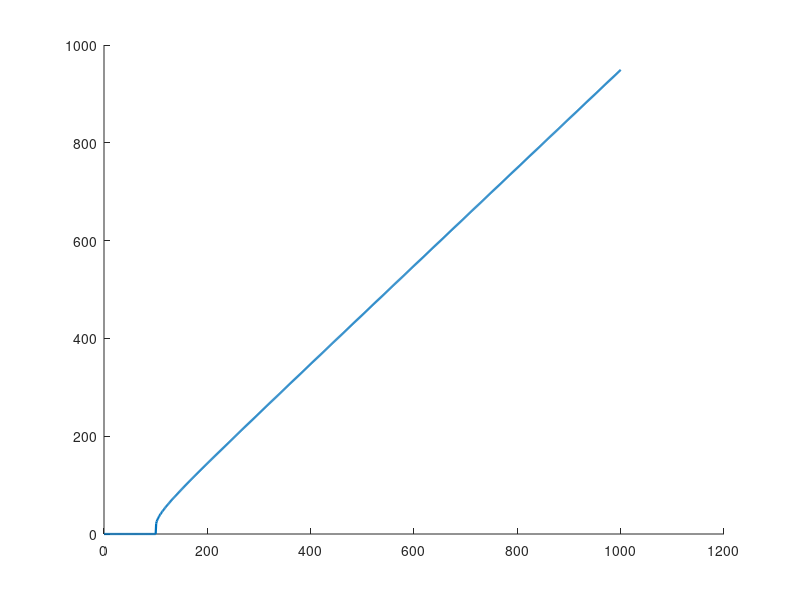

Write the MATLAB code that produced this figure. (Note: this script raises an error after producing the figure.)
%% PS3 Problem 2a: f-I curve (no refractory), theory + simulation
clear; clc;

Rm    = 100e6;
Cm    = 100e-12;
Erest = -70e-3;
Vth   = -60e-3;
Vreset = Erest;
tau = Rm*Cm;
dt = 0.1e-3;
T  = 0.5;  
t  = 0:dt:T;

% Theory: 0..1000 pA in 1 pA steps
I_theory = (0:1000)*1e-12;           % A
Vinf = Erest + Rm*I_theory;          % V
f_theory = zeros(size(I_theory));

idx = Vinf > Vth;
f_theory(idx) = 1 ./ ( tau .* log( (Vreset - Vinf(idx)) ./ (Vth - Vinf(idx)) ) );

figure; hold on;
plot(I_theory*1e12, f_theory, 'LineWidth', 1.6);

% Simulation: 0..1000 pA in 50 pA steps
I_sim = (0:50:1000)*1e-12;
f_sim = zeros(size(I_sim));

for k=1:numel(I_sim)
    Iext = I_sim(k)*ones(size(t));
    [~, spk] = localSimSlide(t, dt, Rm, Cm, Erest, Vth, Vreset, Iext);
    f_sim(k) = spk / T;
end

plot(I_sim*1e12, f_sim, 'o', 'LineWidth', 1.6);

xlabel('I_{ext} (pA)'); ylabel('Firing rate (Hz)');
title('f–I curve (no refractory): theory + simulation');
legend('Theory (1 pA steps)','Simulation (50 pA steps)','Location','best');
grid on;

function [Vm, nSpikes] = localSimSlide(t, dt, Rm, Cm, Erest, Vth, Vreset, Iext)
    Vm = zeros(size(t));
    Vm(1) = Vreset;
    nSpikes = 0;

    for it = 1:length(t)-1
        Vm(it+1) = Vm(it) + dt*(Iext(it)*Rm + Erest - Vm(it)) / (Rm*Cm);
        if Vm(it+1) >= Vth
            nSpikes = nSpikes + 1;
            Vm(it+1) = Vreset;
        end
    end
end
